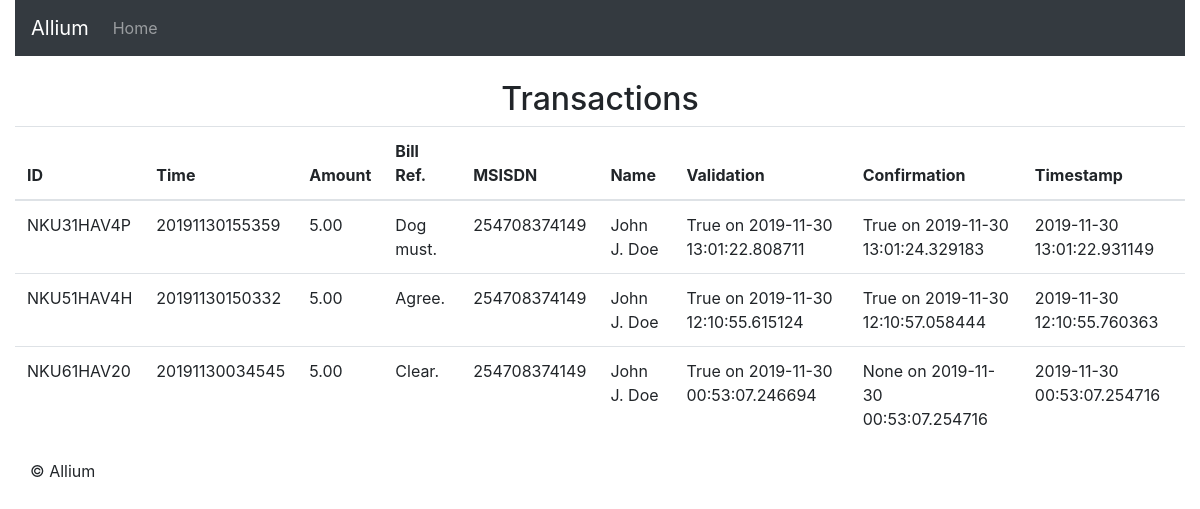
The page / on the database its author committed.
### models.py (models this page shows)
class Transaction(db.Model):
    __tablename__ = 'transaction'
    id = db.Column(db.Integer, primary_key=True)
    TransID=db.Column(db.String(255))
    TransTime=db.Column(db.String(255))
    TransAmount=db.Column(db.String(255))
    BillRefNumber=db.Column(db.String(255))
    MSISDN=db.Column(db.String(255))
    FirstName=db.Column(db.String(255))
    MiddleName=db.Column(db.String(255))
    LastName=db.Column(db.String(255))
    validated=db.Column(db.Boolean)
    confirmed=db.Column(db.Boolean)
    confirmation_timestamp = db.Column(db.DateTime, index=True, default=datetime.now)
    validation_timestamp = db.Column(db.DateTime, index=True, default=datetime.now)
    timestamp = db.Column(db.DateTime, index=True, default=datetime.now)

### routes.py (the view)
@app.route('/')
def index():
    transactions = Transaction.query.order_by(Transaction.timestamp.desc())
    page = request.args.get(get_page_parameter(), type=int, default=1)
    pagination = Pagination(page=page, total=transactions.count(), record_name='transactions', css_framework='bootstrap4')
    return render_template('index.html',transactions=transactions,pagination=pagination)

### templates/index.html (shortened to what this page needs)
{% extends 'base.html' %}
{% block header %}Transactions{% endblock %}
{% block content %}
    <div class="row">
        <table class="table">
            <thead>
            <th>ID</th>
            <th>Time</th>
            <th>Amount</th>
            <th>Bill Ref.</th>
            <th>MSISDN</th>
            <th>Name</th>
            <th>Validation</th>
            <th>Confirmation</th>
            <th>Timestamp</th>
            </thead>
            {% for tr in transactions %}
                <tr>
                    <td>{{ tr["TransID"] }}</td>
                    <td>{{ tr["TransTime"] }}</td>
                    <td>{{ tr["TransAmount"] }}</td>
                    <td>{{ tr["BillRefNumber"] }}</td>
                    <td>{{ tr["MSISDN"] }}</td>
                    <td>{{ tr["FirstName"] }} {{ tr["MiddleName"] }} {{ tr["LastName"] }}</td>
                    <td>{{ tr["validated"] }} on {{ tr["validation_timestamp"] }}</td>
                    <td>{{ tr["confirmed"] }} on {{ tr["confirmation_timestamp"] }}</td>
                    <td>{{ tr["timestamp"] }}</td>
                </tr>
            {% else %}
                <h3>No transactions available!</h3>
            {% endfor %}
        </table>
    </div>
{% endblock %}

### templates/base.html (shortened to what this page needs)
<!DOCTYPE html>
<html lang="en">
<head>
    <link rel="stylesheet" href="https://maxcdn.bootstrapcdn.com/bootstrap/4.3.1/css/bootstrap.min.css">
    <link rel="stylesheet" href="{{ url_for('static', filename='css/app.css') }}">
</head>
<body>
<div class="container-fluid">
    <nav class="navbar navbar-expand-sm bg-dark navbar-dark fixed-top sticky-top">
        <a class="navbar-brand" href="/">Allium</a>
        <div class="collapse navbar-collapse" id="collapsibleNavbar">
            <ul class="nav navbar-nav">
                <li class="nav-item">
                    <a class="nav-link" href="{{ url_for('index') }}">Home</a>
                </li>
            </ul>
        </div>
    </nav>
    <br>
    <div class="row">
        <div class="container-fluid">
            <section class="content">
                <div class="col-md-12">
                    <header class="text-center">
                        <h2>{% block header %}{% endblock %}</h2>
                    </header>
                    {% block content %}{% endblock %}
                </div>
            </section>
        </div>
    </div>
    <footer class="footer">
        <div class="container-fluid">
            <p>&copy; Allium</p>
        </div>
    </footer>
</div>
</body>
</html>

### rows shown on the page
Transaction: TransID "NKU31HAV4P", TransTime "20191130155359", TransAmount "5.00", BillRefNumber "Dog must.", MSISDN "254708374149", FirstName "John", MiddleName "J.", LastName "Doe", validated "True", validation_timestamp "2019-11-30 13:01:22.808711", confirmed "True", confirmation_timestamp "2019-11-30 13:01:24.329183", timestamp "2019-11-30 13:01:22.931149"
Transaction: TransID "NKU51HAV4H", TransTime "20191130150332", TransAmount "5.00", BillRefNumber "Agree.", MSISDN "254708374149", FirstName "John", MiddleName "J.", LastName "Doe", validated "True", validation_timestamp "2019-11-30 12:10:55.615124", confirmed "True", confirmation_timestamp "2019-11-30 12:10:57.058444", timestamp "2019-11-30 12:10:55.760363"
Transaction: TransID "NKU61HAV20", TransTime "20191130034545", TransAmount "5.00", BillRefNumber "Clear.", MSISDN "254708374149", FirstName "John", MiddleName "J.", LastName "Doe", validated "True", validation_timestamp "2019-11-30 00:53:07.246694", confirmed "None", confirmation_timestamp "2019-11-30 00:53:07.254716", timestamp "2019-11-30 00:53:07.254716"
